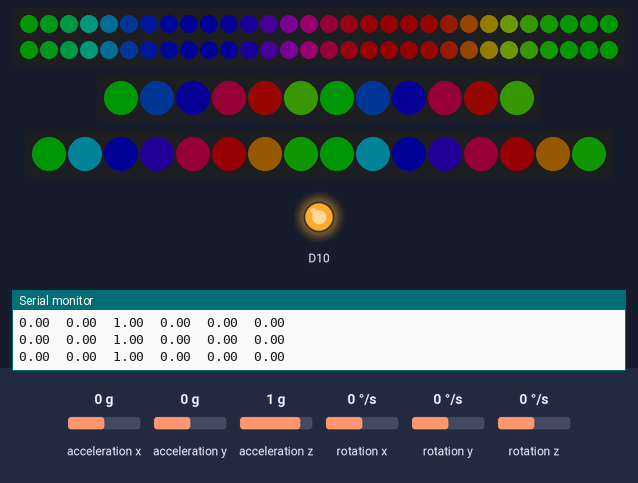
The sketch below on a simulated Arduino Nano 33 IoT. Shown: 60 RGB LEDs in strip order, left to right, continuing on the next row, 12 RGB LEDs in strip order, left to right, 16 RGB LEDs in strip order, left to right, output pins drawn as LEDs (lit = HIGH), the last lines printed to the serial monitor. The inputs (shaded band) are chosen by the test bench; at power-on: acceleration x 0 g, rotation x 0 °/s, rotation y 0 °/s, acceleration y 0 g, acceleration z 1 g, rotation z 0 °/s. Dim RGB values are drawn brighter than linear; the strip is taken to match the declared colour order.

Above: at 4.1 s.
4.2 s: acceleration x set to -1.4 g
At 4.42 s:
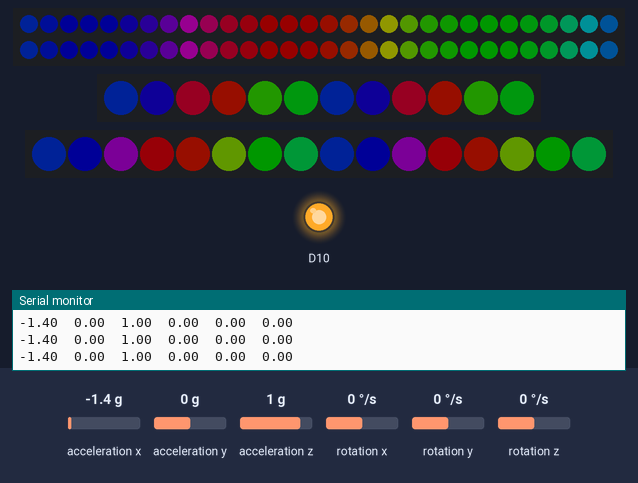
6.9 s: acceleration x set to 0.8 g
At 7.16 s:
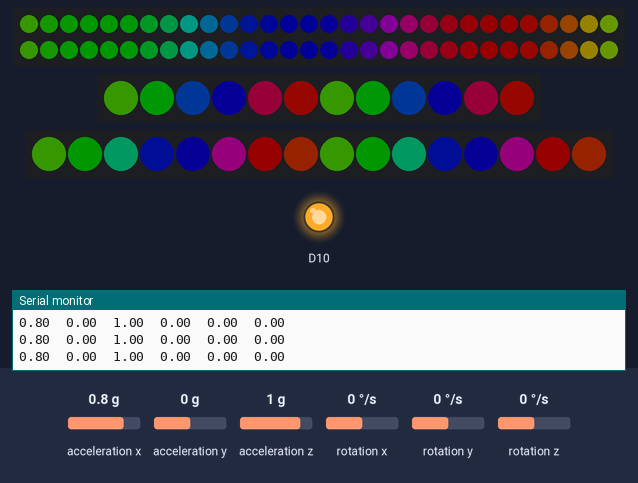
12.1 s: rotation x set to -192 °/s
At 12.34 s:
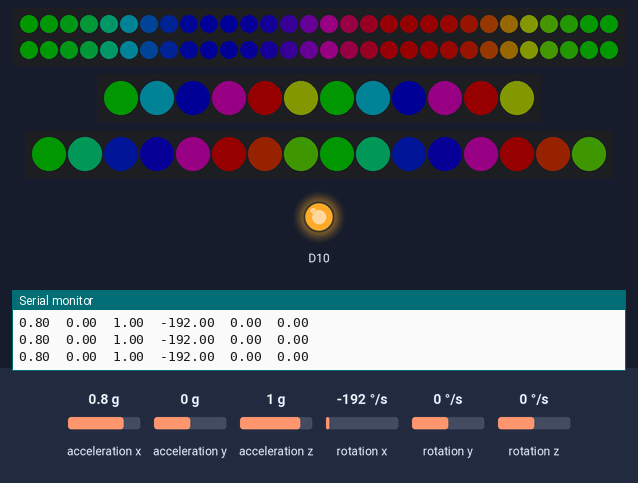
14.9 s: rotation x set to 9 °/s
At 15.09 s:
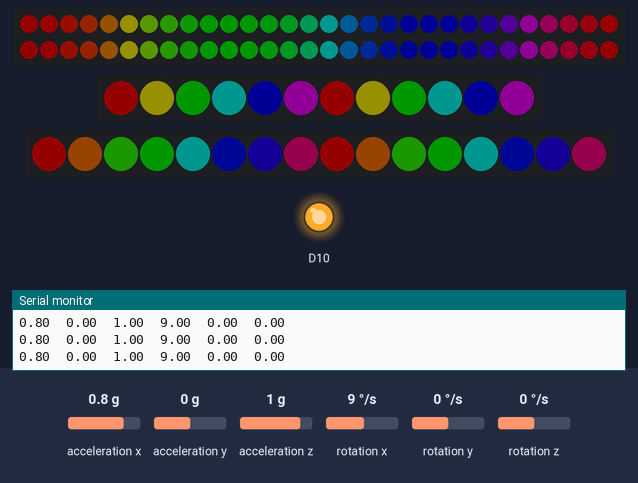

The sketch:

bottom_up.ino
```cpp
#include <Adafruit_NeoPixel.h>
#include <Arduino_LSM6DS3.h>

// setup LEDs
Adafruit_NeoPixel leds_lower_side(60, 9, NEO_GRB + NEO_KHZ800);
Adafruit_NeoPixel leds_upper(12, 8, NEO_RGB + NEO_KHZ800);
Adafruit_NeoPixel leds_lower_center(16, 7, NEO_RGBW + NEO_KHZ800);

float x, y, z, gx, gy, gz;


void setup() {

  Serial.begin(9600);
  while (!Serial)
    ;

  // setup IMU
  Wire.begin(12, 11);
  if (!IMU.begin()) {
    Serial.println("Failed to initialize IMU!");
    while (1)
      ;
  }

  // enable LED power
  pinMode(10, OUTPUT);
  digitalWrite(10, HIGH);

  leds_lower_side.begin();  // INITIALIZE NeoPixel strip object (REQUIRED)
  leds_lower_side.show();   // Turn OFF all pixels ASAP

  leds_upper.begin();  // INITIALIZE NeoPixel strip object (REQUIRED)
  leds_upper.show();   // Turn OFF all pixels ASAP

  leds_lower_center.begin();  // INITIALIZE NeoPixel strip object (REQUIRED)
  leds_lower_center.show();   // Turn OFF all pixels ASAP
}

void loop() {
  for (long firstPixelHue = 0; firstPixelHue < 5 * 65536; firstPixelHue += 256) {
    leds_lower_side.rainbow(firstPixelHue, 2, 255, 100, 1);
    leds_upper.rainbow(firstPixelHue, 2, 255, 100, 1);
    leds_lower_center.rainbow(firstPixelHue, 2, 255, 100, 1);

    leds_lower_side.show();    // Update strip with new contents
    leds_upper.show();         // Update strip with new contents
    leds_lower_center.show();  // Update strip with new contents
    delay(2);               // Pause for a moment

    if (firstPixelHue % 20 == 0 & IMU.accelerationAvailable()) {
      IMU.readAcceleration(x, y, z);
      IMU.readGyroscope(gx, gy, gz);

      Serial.print(x);
      Serial.print('\t');
      Serial.print(y);
      Serial.print('\t');
      Serial.print(z);
      Serial.print('\t');
      Serial.print(gx);
      Serial.print('\t');
      Serial.print(gy);
      Serial.print('\t');
      Serial.println(gz);
    }
  }
}


// Rainbow cycle along whole strip. Pass delay time (in ms) between frames.
void rainbow(int wait) {

  for (long firstPixelHue = 0; firstPixelHue < 5 * 65536; firstPixelHue += 256) {
    leds_lower_side.rainbow(firstPixelHue, 2, 255, 100, 1);
    leds_upper.rainbow(firstPixelHue, 2, 255, 100, 1);
    leds_lower_center.rainbow(firstPixelHue, 2, 255, 100, 1);

    leds_lower_side.show();    // Update strip with new contents
    leds_upper.show();         // Update strip with new contents
    leds_lower_center.show();  // Update strip with new contents
    delay(wait);               // Pause for a moment
  }
}
```
